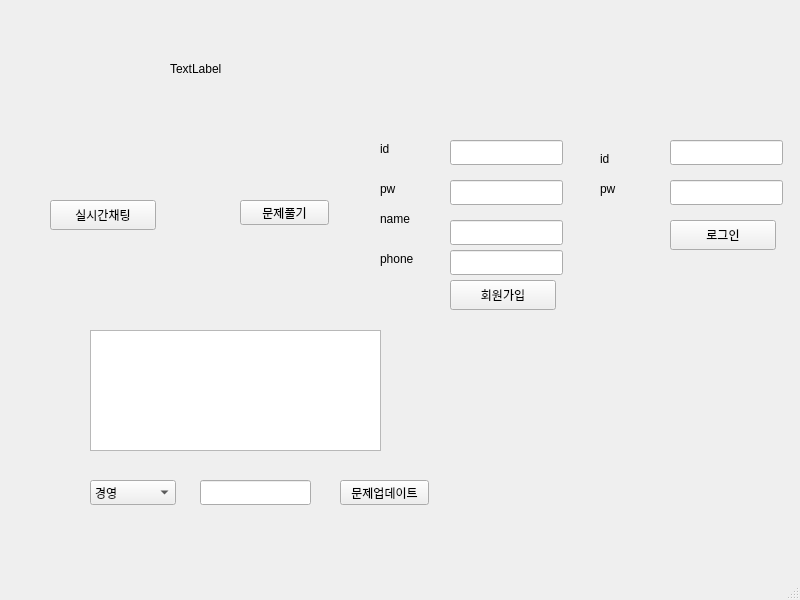
<?xml version="1.0" encoding="UTF-8"?>
<ui version="4.0">
 <class>MainWindow</class>
 <widget class="QMainWindow" name="MainWindow">
  <property name="geometry">
   <rect>
    <x>0</x>
    <y>0</y>
    <width>800</width>
    <height>600</height>
   </rect>
  </property>
  <property name="windowTitle">
   <string>MainWindow</string>
  </property>
  <widget class="QWidget" name="centralwidget">
   <widget class="QStackedWidget" name="stackedWidget">
    <property name="geometry">
     <rect>
      <x>10</x>
      <y>10</y>
      <width>781</width>
      <height>531</height>
     </rect>
    </property>
    <property name="currentIndex">
     <number>0</number>
    </property>
    <widget class="QWidget" name="page">
     <widget class="QPushButton" name="pushButton">
      <property name="geometry">
       <rect>
        <x>40</x>
        <y>190</y>
        <width>106</width>
        <height>30</height>
       </rect>
      </property>
      <property name="text">
       <string>실시간채팅</string>
      </property>
     </widget>
     <widget class="QPushButton" name="pushButton_3">
      <property name="geometry">
       <rect>
        <x>440</x>
        <y>270</y>
        <width>106</width>
        <height>30</height>
       </rect>
      </property>
      <property name="text">
       <string>회원가입</string>
      </property>
     </widget>
     <widget class="QLineEdit" name="lineEdit">
      <property name="geometry">
       <rect>
        <x>440</x>
        <y>130</y>
        <width>113</width>
        <height>25</height>
       </rect>
      </property>
     </widget>
     <widget class="QLineEdit" name="lineEdit_2">
      <property name="geometry">
       <rect>
        <x>440</x>
        <y>170</y>
        <width>113</width>
        <height>25</height>
       </rect>
      </property>
     </widget>
     <widget class="QLineEdit" name="lineEdit_3">
      <property name="geometry">
       <rect>
        <x>440</x>
        <y>210</y>
        <width>113</width>
        <height>25</height>
       </rect>
      </property>
     </widget>
     <widget class="QLineEdit" name="lineEdit_4">
      <property name="geometry">
       <rect>
        <x>440</x>
        <y>240</y>
        <width>113</width>
        <height>25</height>
       </rect>
      </property>
     </widget>
     <widget class="QLineEdit" name="lineEdit_5">
      <property name="geometry">
       <rect>
        <x>660</x>
        <y>130</y>
        <width>113</width>
        <height>25</height>
       </rect>
      </property>
     </widget>
     <widget class="QLineEdit" name="lineEdit_6">
      <property name="geometry">
       <rect>
        <x>660</x>
        <y>170</y>
        <width>113</width>
        <height>25</height>
       </rect>
      </property>
     </widget>
     <widget class="QPushButton" name="pushButton_4">
      <property name="geometry">
       <rect>
        <x>660</x>
        <y>210</y>
        <width>106</width>
        <height>30</height>
       </rect>
      </property>
      <property name="text">
       <string>로그인</string>
      </property>
     </widget>
     <widget class="QLabel" name="label_2">
      <property name="geometry">
       <rect>
        <x>370</x>
        <y>130</y>
        <width>67</width>
        <height>17</height>
       </rect>
      </property>
      <property name="text">
       <string>id</string>
      </property>
     </widget>
     <widget class="QLabel" name="label_3">
      <property name="geometry">
       <rect>
        <x>370</x>
        <y>170</y>
        <width>67</width>
        <height>17</height>
       </rect>
      </property>
      <property name="text">
       <string>pw</string>
      </property>
     </widget>
     <widget class="QLabel" name="label_4">
      <property name="geometry">
       <rect>
        <x>370</x>
        <y>200</y>
        <width>67</width>
        <height>17</height>
       </rect>
      </property>
      <property name="text">
       <string>name</string>
      </property>
     </widget>
     <widget class="QLabel" name="label_5">
      <property name="geometry">
       <rect>
        <x>370</x>
        <y>240</y>
        <width>67</width>
        <height>17</height>
       </rect>
      </property>
      <property name="text">
       <string>phone</string>
      </property>
     </widget>
     <widget class="QLabel" name="label_6">
      <property name="geometry">
       <rect>
        <x>590</x>
        <y>140</y>
        <width>67</width>
        <height>17</height>
       </rect>
      </property>
      <property name="text">
       <string>id</string>
      </property>
     </widget>
     <widget class="QLabel" name="label_7">
      <property name="geometry">
       <rect>
        <x>590</x>
        <y>170</y>
        <width>67</width>
        <height>17</height>
       </rect>
      </property>
      <property name="text">
       <string>pw</string>
      </property>
     </widget>
     <widget class="QLabel" name="label_8">
      <property name="geometry">
       <rect>
        <x>160</x>
        <y>50</y>
        <width>67</width>
        <height>17</height>
       </rect>
      </property>
      <property name="text">
       <string>TextLabel</string>
      </property>
     </widget>
     <widget class="QPushButton" name="pushButton_5">
      <property name="geometry">
       <rect>
        <x>230</x>
        <y>190</y>
        <width>89</width>
        <height>25</height>
       </rect>
      </property>
      <property name="text">
       <string>문제풀기</string>
      </property>
     </widget>
     <widget class="QLineEdit" name="lineEdit_11">
      <property name="geometry">
       <rect>
        <x>190</x>
        <y>470</y>
        <width>111</width>
        <height>25</height>
       </rect>
      </property>
     </widget>
     <widget class="QPushButton" name="pushButton_7">
      <property name="geometry">
       <rect>
        <x>330</x>
        <y>470</y>
        <width>89</width>
        <height>25</height>
       </rect>
      </property>
      <property name="text">
       <string>문제업데이트</string>
      </property>
     </widget>
     <widget class="QTextEdit" name="textEdit">
      <property name="geometry">
       <rect>
        <x>80</x>
        <y>320</y>
        <width>291</width>
        <height>121</height>
       </rect>
      </property>
     </widget>
     <widget class="QComboBox" name="comboBox">
      <property name="geometry">
       <rect>
        <x>80</x>
        <y>470</y>
        <width>86</width>
        <height>25</height>
       </rect>
      </property>
      <item>
       <property name="text">
        <string>경영</string>
       </property>
      </item>
      <item>
       <property name="text">
        <string>경제</string>
       </property>
      </item>
      <item>
       <property name="text">
        <string>공공</string>
       </property>
      </item>
      <item>
       <property name="text">
        <string>과학</string>
       </property>
      </item>
      <item>
       <property name="text">
        <string>금융</string>
       </property>
      </item>
      <item>
       <property name="text">
        <string>사회</string>
       </property>
      </item>
     </widget>
    </widget>
    <widget class="QWidget" name="page_2">
     <widget class="QWidget" name="gridLayoutWidget">
      <property name="geometry">
       <rect>
        <x>10</x>
        <y>0</y>
        <width>771</width>
        <height>521</height>
       </rect>
      </property>
      <layout class="QGridLayout" name="gridLayout">
       <item row="2" column="0">
        <widget class="QLineEdit" name="chat_input"/>
       </item>
       <item row="2" column="1">
        <widget class="QPushButton" name="pushButton_2">
         <property name="text">
          <string>전송</string>
         </property>
         <property name="shortcut">
          <string>Return, Enter</string>
         </property>
        </widget>
       </item>
       <item row="1" column="0" colspan="2">
        <widget class="QTextBrowser" name="textBrowser"/>
       </item>
       <item row="0" column="0" colspan="2">
        <widget class="QLabel" name="label">
         <property name="text">
          <string>실시간채팅</string>
         </property>
        </widget>
       </item>
      </layout>
     </widget>
    </widget>
    <widget class="QWidget" name="page_3">
     <widget class="QLineEdit" name="lineEdit_7">
      <property name="geometry">
       <rect>
        <x>70</x>
        <y>100</y>
        <width>113</width>
        <height>25</height>
       </rect>
      </property>
     </widget>
     <widget class="QTextBrowser" name="textBrowser_2">
      <property name="geometry">
       <rect>
        <x>70</x>
        <y>40</y>
        <width>531</width>
        <height>41</height>
       </rect>
      </property>
     </widget>
     <widget class="QPushButton" name="pushButton_6">
      <property name="geometry">
       <rect>
        <x>670</x>
        <y>470</y>
        <width>89</width>
        <height>25</height>
       </rect>
      </property>
      <property name="text">
       <string>정답맞추기</string>
      </property>
     </widget>
     <widget class="QTextBrowser" name="textBrowser_5">
      <property name="geometry">
       <rect>
        <x>70</x>
        <y>370</y>
        <width>531</width>
        <height>41</height>
       </rect>
      </property>
     </widget>
     <widget class="QLabel" name="label_9">
      <property name="geometry">
       <rect>
        <x>0</x>
        <y>50</y>
        <width>67</width>
        <height>17</height>
       </rect>
      </property>
      <property name="text">
       <string>TextLabel</string>
      </property>
     </widget>
    </widget>
   </widget>
  </widget>
  <widget class="QMenuBar" name="menubar">
   <property name="geometry">
    <rect>
     <x>0</x>
     <y>0</y>
     <width>800</width>
     <height>28</height>
    </rect>
   </property>
  </widget>
  <widget class="QStatusBar" name="statusbar"/>
 </widget>
 <resources/>
 <connections/>
</ui>
